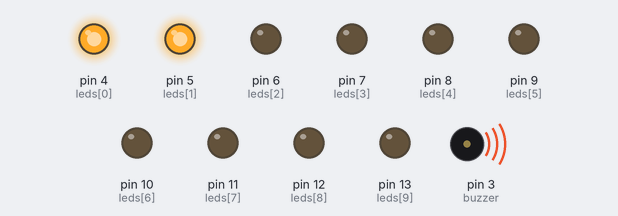
A sketch run on a simulated Arduino Uno, built with avr-gcc and run on an emulated ATmega328P. Parts: output pins drawn as LEDs (lit = HIGH), buzzer (waves = sounding).

Above: at 0.03 s.
At 0.35 s:
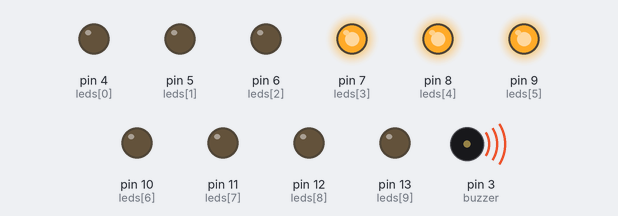
At 0.67 s:
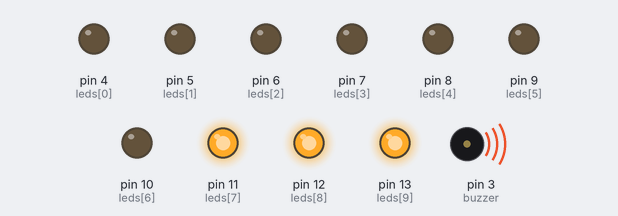
At 1.31 s:
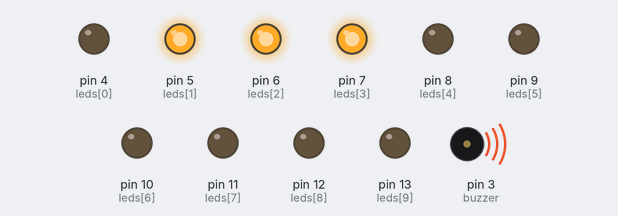
At 2.03 s:
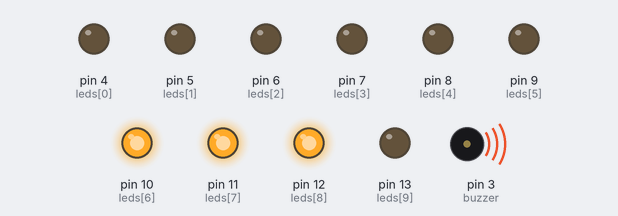
At 2.83 s:
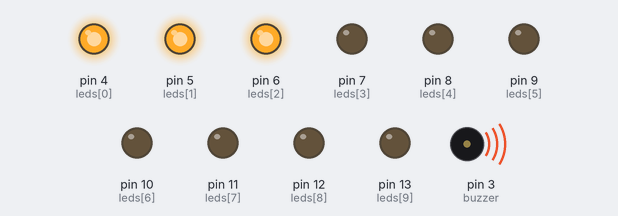
Timing chart, 0 to 3.1 s (numbered marks = the images above):
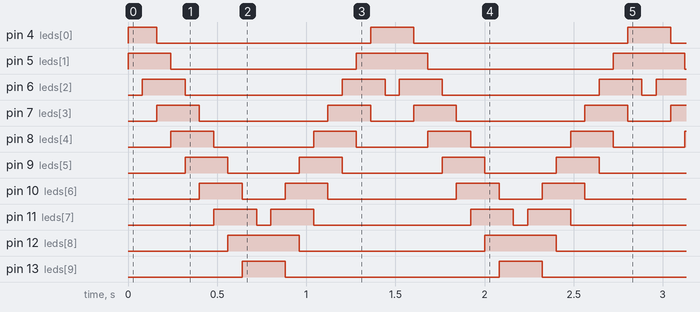

Measured:
- by itself, pin 4 (leds[0]): repeats every 1.4 s: LOW 1.2 s, HIGH 0.24 s
- by itself, pin 5 (leds[1]): repeats every 1.4 s: LOW 1.0 s, HIGH 0.40 s
- by itself, pin 6 (leds[2]): repeats every 1.4 s: LOW 0.88 s, HIGH 0.24 s, LOW 0.08 s, HIGH 0.24 s
- by itself, pin 7 (leds[3]): repeats every 1.4 s: LOW 0.72 s, HIGH 0.24 s, LOW 0.24 s, HIGH 0.24 s
- by itself, pin 8 (leds[4]): repeats every 1.4 s: LOW 0.56 s, HIGH 0.24 s, LOW 0.40 s, HIGH 0.24 s
- by itself, pin 9 (leds[5]): repeats every 1.4 s: LOW 0.40 s, HIGH 0.24 s, LOW 0.56 s, HIGH 0.24 s
- by itself, pin 10 (leds[6]): repeats every 1.4 s: LOW 0.24 s, HIGH 0.24 s, LOW 0.72 s, HIGH 0.24 s
- by itself, pin 11 (leds[7]): repeats every 1.4 s: LOW 0.08 s, HIGH 0.24 s, LOW 0.88 s, HIGH 0.24 s

The sketch:

LED_Scanner_Buzzer.ino
```cpp
// LEDs on pins 4 to 13
const int leds[] = {4, 5, 6, 7, 8, 9, 10, 11, 12, 13};
const int numLeds = sizeof(leds) / sizeof(leds[0]);

const int buzzer = 3;

// Notes for buzzer
int notes[] = {
  262, 294, 330, 349, 392,
  440, 494, 523, 587, 659
};

void setup() {
  for (int i = 0; i < numLeds; i++) {
    pinMode(leds[i], OUTPUT);
    digitalWrite(leds[i], LOW);
  }

  pinMode(buzzer, OUTPUT);
}

void loop() {

  // Left to Right
  for (int i = 0; i < numLeds; i++) {
    showLED(i);
    tone(buzzer, notes[i], 70);
    delay(80);
  }

  // Right to Left
  for (int i = numLeds - 2; i > 0; i--) {
    showLED(i);
    tone(buzzer, notes[i], 70);
    delay(80);
  }
}

void showLED(int i) {
  clearAll();

  digitalWrite(leds[i], HIGH);

  if (i > 0)
    digitalWrite(leds[i - 1], HIGH);

  if (i < numLeds - 1)
    digitalWrite(leds[i + 1], HIGH);
}

void clearAll() {
  for (int i = 0; i < numLeds; i++) {
    digitalWrite(leds[i], LOW);
  }
}
```
